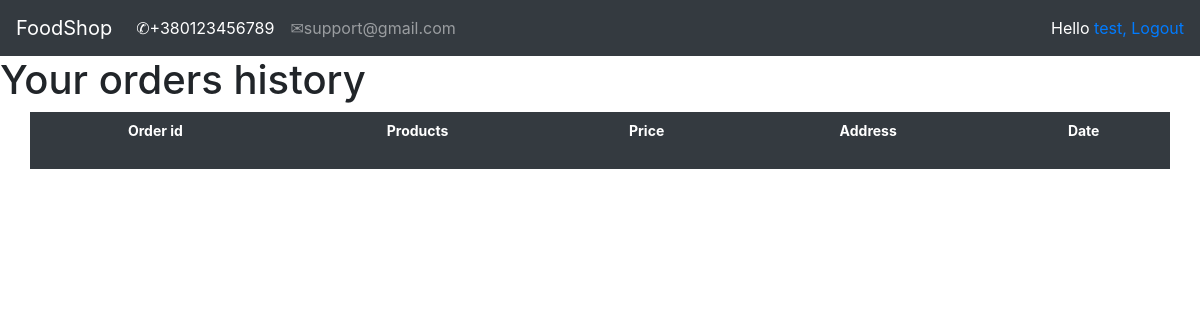
The page /account/orders_history/ (signed in) on the database as committed earlier.
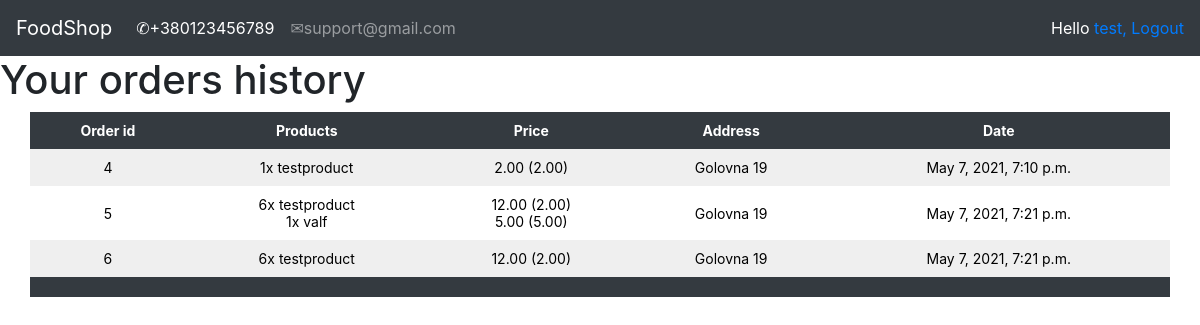
The same page on the database as committed later.
### orders/models.py (models this page shows, shortened)
class Order(models.Model):
    username = models.CharField(max_length=100)
    first_name = models.CharField(max_length=100)
    last_name = models.CharField(max_length=100)
    email = models.EmailField(max_length=50)
    address = models.CharField(max_length=100)
    telephone = models.CharField(max_length=12)
    created = models.DateTimeField(auto_now_add=True)
    updated = models.DateTimeField(auto_now=True)
    paid = models.BooleanField(default=False)
    class Meta:
        ordering = ('-created',)
        default_related_name = "orders"

class OrderItem(models.Model):
    order = models.ForeignKey(Order, related_name='items', on_delete=models.CASCADE)
    product = models.ForeignKey(Product, related_name='order_item', on_delete=models.CASCADE)
    price = models.DecimalField(max_digits=10, decimal_places=2)
    quantity = models.PositiveIntegerField(default=1)

### shop/models.py (models this page shows, shortened)
class Product(models.Model):
    shop = models.ForeignKey(Shop, on_delete=models.CASCADE)
    category = models.ForeignKey(Category, on_delete=models.CASCADE)
    name = models.CharField(max_length=150, db_index=True)
    slug = models.SlugField(max_length=150, db_index=True)
    image = models.ImageField(upload_to='image_products/%Y/%d/%m', default='image_products/no_img.png')
    description = models.TextField(blank=True)
    price = models.DecimalField(max_digits=10, decimal_places=2)
    available = models.BooleanField(default=True)
    created = models.DateTimeField(auto_now_add=True)
    updated = models.DateTimeField(auto_now=True)
    objects = ProductManager()
    class Meta:
        ordering = ('name',)
        index_together = (('id', 'slug'),)
        default_related_name = "products"
    def __str__(self):
        return self.name

### account/views.py (the view)
# urls.py: path('orders_history/', views.ordersHistory, name='orders_history')
@login_required
def ordersHistory(request):
    orderhistory = Order.objects.filter(username=request.user).order_by('id')
    orderitem = OrderItem.objects.filter(order__in=orderhistory)
    return render(request, 'registration/order_history.html', {"orderhistory": orderhistory, "orderitem": orderitem})

### orderlist/context_processors.py (called while the page is built)
def orderlist(request):
    return {'orderlist': OrderList(request)}

### templates/registration/order_history.html (shortened to what this page needs)
{% extends 'registration/base.html' %}
{% load static %}
{% load mathfilters %}
{% block context %}
<h1>Your orders history </h1>
    <table class="order-history" style="width: 95%; margin: auto">
        <thead>
            <tr>
                <th>Order id</th>
                <th>Products</th>
                <th>Price</th>
                <th>Address</th>
                <th>Date</th>
            </tr>
        </thead>
        <tbody>
            {% for order in orderhistory %}
            <tr>
                <td>{{ order.id }}</td>
                <td>{% for item in orderitem %}
                        {% if order.id == item.order_id %}
                            {{ item.quantity }}x {{item.product}}<br>
                        {% endif %}
                    {% endfor %}
                </td>
                <td>{% for item in orderitem %}
                        {% if order.id == item.order_id %}
                            {{ item.quantity|mul:item.price }} ({{ item.price }})<br>
                        {% endif %}
                    {% endfor %}
                </td>
                <td>{{ order.address }}</td>
                <td>{{ order.created }}</td>
            </tr>
            {% endfor %}
            <tr class="total-sum">
                <th></th>
                <th></th>
                <th></th>
                <th></th>
                <th></th>
            </tr>
        </tbody>
    </table>
{% endblock %}

### templates/registration/base.html (shortened to what this page needs)
{% load static %}
<html lang="en">
<head>
    <link rel="stylesheet" href="https://maxcdn.bootstrapcdn.com/bootstrap/4.0.0/css/bootstrap.min.css">
    <link rel="stylesheet" type="text/css" href="{% static 'css/style.css' %}">
</head>
<body>
<nav class="navbar navbar-expand-lg navbar-dark bg-dark">
  <a class="navbar-brand" href="{% url 'product_list' %}">FoodShop</a>
  <div class="collapse navbar-collapse" id="navbarSupportedContent">
    <ul class="navbar-nav mr-auto">
      <li class="nav-item active">
        <a class="nav-link" href="#">&#9990;+380123456789<span class="sr-only">(current)</span></a>
      </li>
      <li class="nav-item">
        <a class="nav-link" href="#">&#9993;support@gmail.com</a>
      </li>
    </ul>
      <span class="user">
        {% if request.user.is_authenticated %}
          Hello <a href="{% url 'edit' %}">{{ request.user.username }},</a>
          <a href="{% url 'logout' %}">Logout</a>
        {% else %}
            <a href="{% url 'login' %}">Log-in</a>
        {% endif %}
    </span>
  </div>
</nav>
{% block context %}
{% endblock context %}
{% load static %}
</body>
</html>

### static/css/style.css (style rules this page uses)
html { overflow-x: hidden; }
.user { color:white; }
table { width:100%; border-spacing:0; border-collapse: collapse; }
table th, table td { text-align:left; font-size:14px; padding:10px; margin:0; color:black; }
tbody tr:nth-child(odd) { background:#efefef; }
thead th, tbody tr.total-sum { background:#343a40; color:white; font-weight:bold; }
table.order-history td { text-align: center; }
table.order-history th { text-align: center; }

Rows that differ between the two databases and show on the page:
added Order: id "4", address "Golovna 19", created "May 7, 2021, 7:10 p.m."
added OrderItem: quantity "1", product "testproduct", quantity|mul "2.00", price "2.00"
added Order: id "5", address "Golovna 19", created "May 7, 2021, 7:21 p.m."
added OrderItem: quantity "6", product "testproduct", quantity|mul "12.00", price "2.00"
added OrderItem: quantity "1", product "valf", quantity|mul "5.00", price "5.00"
added Order: id "6", address "Golovna 19", created "May 7, 2021, 7:21 p.m."
added OrderItem: quantity "6", product "testproduct", quantity|mul "12.00", price "2.00"
